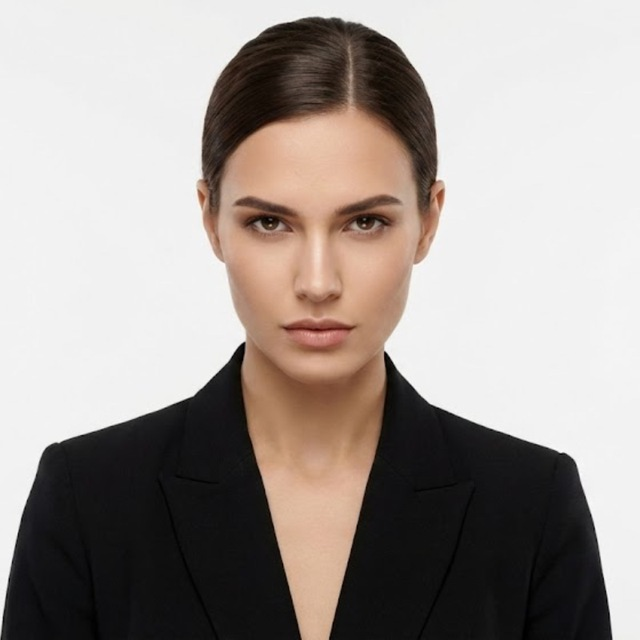
#> input picture assets/viki.png, 640 x 640 px
$ python remove_bg_advanced.py ../assets/viki.png out.png 1.0
#> lines starting #> are read from the running program, lines starting #| are printed output that depends on the picture; after the words box and inside, x2 and y2 are one past the last pixel; in counts of white or black regions, pixels touching at a corner belong together
import sys
from PIL import Image, ImageFilter, ImageOps

def remove_background_advanced(input_path, output_path, sensitivity=0.4):
#> called with input_path = '../assets/viki.png', output_path = 'out.png', sensitivity = 1
    try:
        img = Image.open(input_path).convert("RGBA")
        width, height = img.size
#> width = 640; height = 640

        # BG is approximately [15, 23, 37]
        BG_R, BG_G, BG_B = 15, 23, 37

        pixels = img.load()
        newData = []

        for y in range(height):
            for x in range(width):
                r, g, b, a = pixels[x, y]

                # Brightness
                brightness = (r + g + b) / 3

                # Distance to background color
                dist = ((r - BG_R)**2 + (g - BG_G)**2 + (b - BG_B)**2)**0.5

                # Chroma check: Gold/Orange has R > B and G > B
                is_gold = (r > b + 15) and (g > b - 5)

                # Main decision logic
                if dist < (60 * sensitivity) and brightness < 80:
                    # Clear background
                    newData.append((0, 0, 0, 0))
                elif not is_gold and brightness < 100:
                    # Likely a dark edge or background shadow
                    alpha = int(max(0, min(255, (dist / (120 * sensitivity)) * 255)))
                    # Fade out dark pixels that aren't gold
                    alpha = int(alpha * (brightness / 255))
                    newData.append((r, g, b, alpha))
                else:
                    # Logo part
                    newData.append((r, g, b, 255))
#> after the loop, newData = 409600 items

        img.putdata(newData)
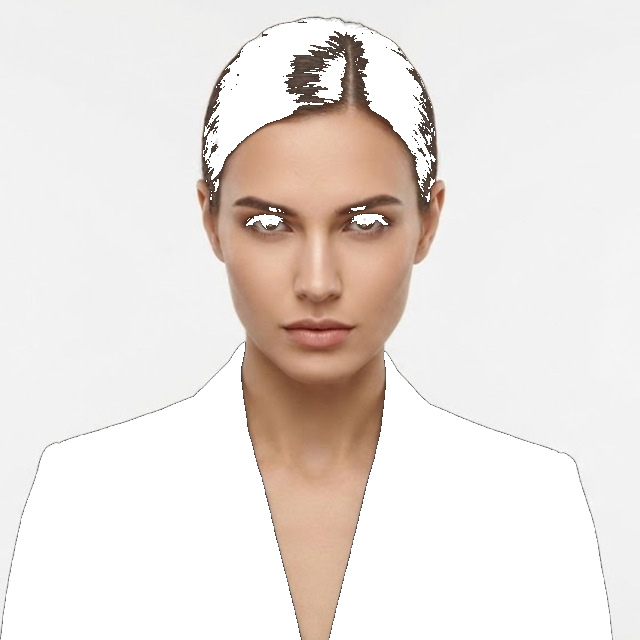
#> img: PIL image 640x640 RGBA; mean R, G, B, A 155.7, 148.1, 143.4, 177; transparent parts drawn white

        # Refine Alpha Channel
        alpha = img.getchannel('A')
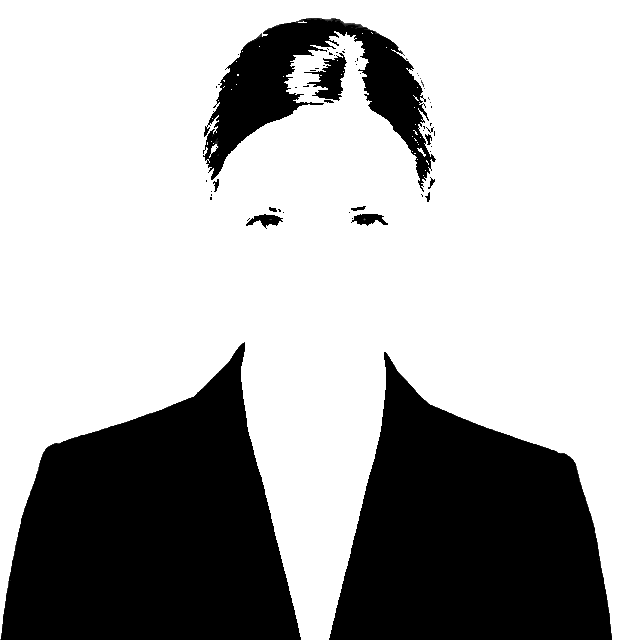
#> alpha: PIL image 640x640 L; min 0, max 255, mean 177
        # Median filter to remove specks
        alpha = alpha.filter(ImageFilter.MedianFilter(3))
        # MaxFilter (Dilation) to heal gaps
        alpha = alpha.filter(ImageFilter.MaxFilter(3))
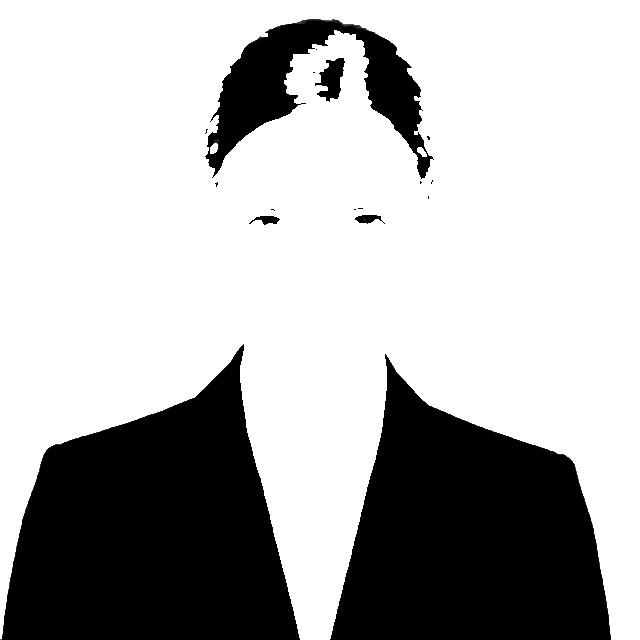
#> alpha: PIL image 640x640 L; min 0, max 255, mean 179.5

        # Alpha Clipping: Push low-alpha pixels to 0 and high-alpha to 255
        # This eliminates the "halo" of semi-transparent dark pixels
        lookup = []
        for i in range(256):
            if i < 150: # More aggressive clipping of semi-transparent pixels
                lookup.append(0)
            else:
                lookup.append(min(255, int(i * 1.2))) # Boost high alpha
        alpha = alpha.point(lookup)
#> alpha: PIL image 640x640 L; 70.4% white; 17 black regions (11 under 20 px), largest, box (x1, y1, x2, y2) and area: (0, 344, 300, 640) 56601, (330, 354, 611, 640) 51222, (205, 19, 434, 179) 12475, (315, 58, 345, 102) 728, (355, 215, 385, 224) 161, (249, 216, 280, 225) 152

        # Gaussian blur for subtle anti-aliasing
        alpha = alpha.filter(ImageFilter.GaussianBlur(radius=0.5))

        img.putalpha(alpha)
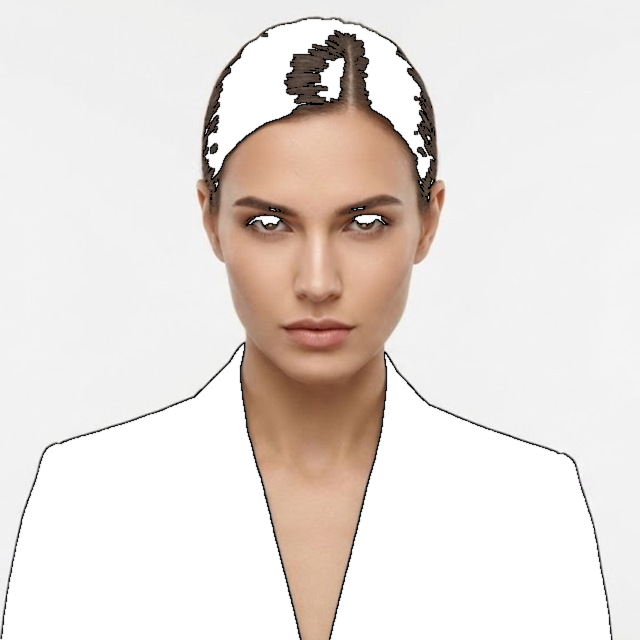
#> img: PIL image 640x640 RGBA; mean R, G, B, A 155.7, 148.1, 143.4, 179.4; transparent parts drawn white

        # Final Edge Clean: Remove any pixel at the edge that isn't gold
        # (Already handled by decision logic, but this is a final pass)

        # Crop to contents
        bbox = img.getbbox()
#> bbox = (0, 0, 640, 640)
        if bbox:
            img = img.crop(bbox)

        img.save(output_path, "PNG")
        print(f"Successfully saved pristine logo to {output_path}")
        return True
    except Exception as e:
        print(f"Error: {e}")
        return False

if __name__ == "__main__":
    if len(sys.argv) < 3:
        print("Usage: python remove_bg_advanced.py <input> <output> [sensitivity]")
    else:
        in_path = sys.argv[1]
        out_path = sys.argv[2]
        sens = float(sys.argv[3]) if len(sys.argv) > 3 else 0.4
        remove_background_advanced(in_path, out_path, sens)
